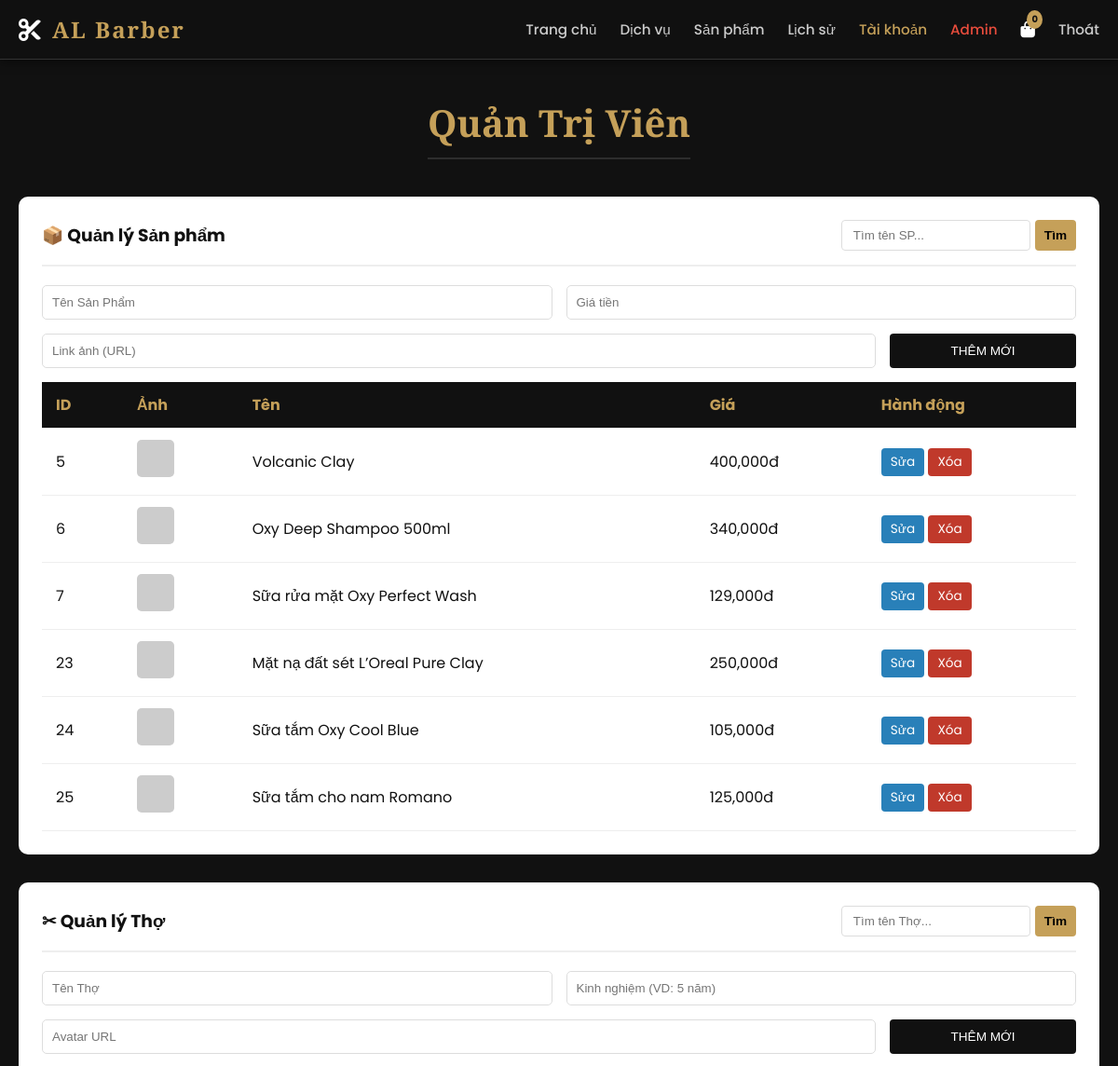
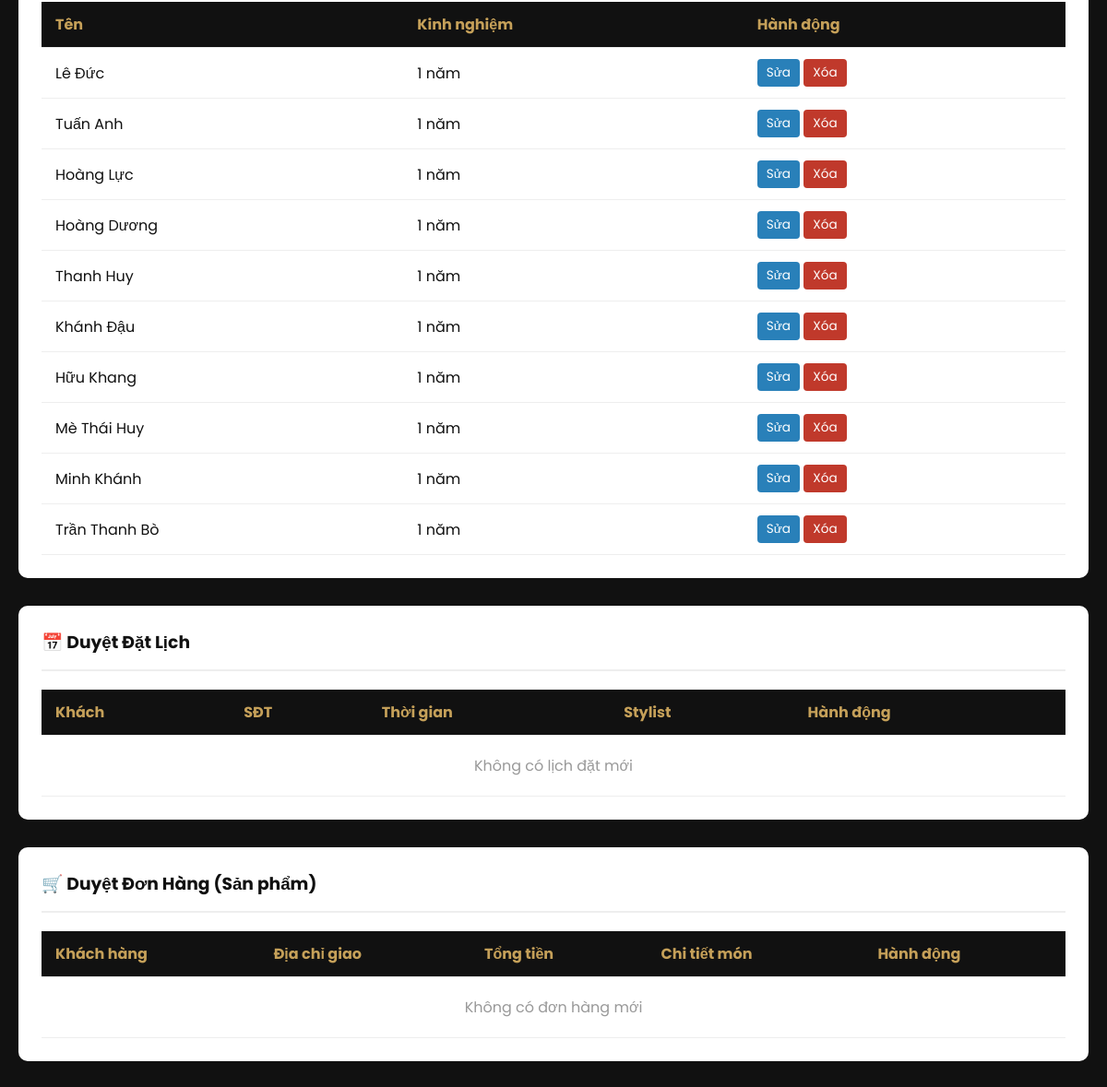
/index.php?page=admin (signed in), run on the app's committed database (2 pictures, top to bottom).
### tables this page shows
CREATE TABLE IF NOT EXISTS `products` (
  `id` int NOT NULL AUTO_INCREMENT,
  `name` varchar(100) NOT NULL,
  `price` int NOT NULL,
  `image` varchar(255) DEFAULT NULL,
  `description` text,
  PRIMARY KEY (`id`)
);

CREATE TABLE IF NOT EXISTS `stylists` (
  `id` int NOT NULL AUTO_INCREMENT,
  `name` varchar(100) NOT NULL,
  `experience` varchar(50) DEFAULT NULL,
  `avatar` varchar(255) DEFAULT NULL,
  PRIMARY KEY (`id`)
);

### pages/admin.php (the view, shortened to what this page needs)
<?php if (isset($_SESSION['role']) && $_SESSION['role']=='admin'): ?>
    <div class="container animate-fade">
        <div class="section-title"><h2>Quản Trị Viên</h2></div>
        <div class="admin-wrap">
            <div class="admin-header">
                <h3>📦 Quản lý Sản phẩm</h3>
                <form method="GET" class="search-form">
                    <input type="text" name="search_product" placeholder="Tìm tên SP..."
                           value="<?php echo isset($_GET['search_product']) ? htmlspecialchars($_GET['search_product']) : ''; ?>"
                           style="padding:8px 12px; border:1px solid #ddd; border-radius:4px; outline:none;">
                    <button type="submit" class="btn-action" style="background:var(--gold); color:black; font-weight:bold; border:none;">Tìm</button>
                </form>
            </div>
            <?php
            $p_edit = ['id'=>'', 'name'=>'', 'price'=>'', 'image'=>''];
            ?>
            <form method="POST">
                <div class="form-row">
                    <input type="text" name="p_name" placeholder="Tên Sản Phẩm" value="<?php echo $p_edit['name']; ?>" required>
                    <input type="number" name="p_price" placeholder="Giá tiền" value="<?php echo $p_edit['price']; ?>" required>
                </div>
                <div class="form-row">
                    <input type="text" name="p_image" placeholder="Link ảnh (URL)" value="<?php echo $p_edit['image']; ?>">
                    <button type="submit" name="save_product" class="btn-action" style="background:var(--black); width:100%; max-width:200px;">
                        <?php echo $p_edit['id'] ? 'CẬP NHẬT' : 'THÊM MỚI'; ?>
                    </button>
                </div>
            </form>
            <div style="overflow-x: auto;">
                <table>
                    <tr><th>ID</th><th>Ảnh</th><th>Tên</th><th>Giá</th><th>Hành động</th></tr>
                    <?php
                    $sql_p = "SELECT * FROM products";
                    $params_p = [];
                    $stmt = $conn->prepare($sql_p);
                    $stmt->execute($params_p);
                    while($r = $stmt->fetch()):
                    ?>
                    <tr>
                        <td><?php echo $r['id']; ?></td>
                        <td><img src="<?php echo $r['image']; ?>" style="width:40px; height:40px; object-fit:cover; border-radius:5px;" onerror="this.src='https://placehold.co/40'"></td>
                        <td><?php echo $r['name']; ?></td>
                        <td><?php echo number_format($r['price']); ?>đ</td>
                        <td>
                            <a href="index.php?page=admin&edit_p=<?php echo $r['id']; ?>" class="btn-action btn-edit">Sửa</a>
                            <a href="index.php?page=admin&delete_product=<?php echo $r['id']; ?>" onclick="return confirm('Xóa sản phẩm này?')" class="btn-action btn-delete">Xóa</a>
                        </td>
                    </tr>
                    <?php endwhile; ?>
                </table>
            </div>
        </div>
        <div class="admin-wrap">
            <div class="admin-header">
                <h3>✂ Quản lý Thợ</h3>
                <form method="GET" class="search-form">
                    <input type="text" name="search_stylist" placeholder="Tìm tên Thợ..."
                           value="<?php echo isset($_GET['search_stylist']) ? htmlspecialchars($_GET['search_stylist']) : ''; ?>"
                           style="padding:8px 12px; border:1px solid #ddd; border-radius:4px; outline:none;">
                    <button type="submit" class="btn-action" style="background:var(--gold); color:black; font-weight:bold; border:none;">Tìm</button>
                </form>
            </div>
            <?php
            $s_edit = ['id'=>'', 'name'=>'', 'experience'=>'', 'avatar'=>''];
            ?>
            <form method="POST">
                <div class="form-row">
                    <input type="text" name="s_name" placeholder="Tên Thợ" value="<?php echo $s_edit['name']; ?>" required>
                    <input type="text" name="s_exp" placeholder="Kinh nghiệm (VD: 5 năm)" value="<?php echo $s_edit['experience']; ?>" required>
                </div>
                <div class="form-row">
                    <input type="text" name="s_avatar" placeholder="Avatar URL" value="<?php echo $s_edit['avatar']; ?>">
                    <button type="submit" name="save_stylist" class="btn-action" style="background:var(--black); width:100%; max-width:200px;">
                        <?php echo $s_edit['id'] ? 'CẬP NHẬT' : 'THÊM MỚI'; ?>
                    </button>
                </div>
            </form>
            <div style="overflow-x: auto;">
                <table>
                    <tr><th>Tên</th><th>Kinh nghiệm</th><th>Hành động</th></tr>
                    <?php
                    $sql_s = "SELECT * FROM stylists";
                    $params_s = [];
                    $stmt = $conn->prepare($sql_s);
                    $stmt->execute($params_s);
                    while($r = $stmt->fetch()):
                    ?>
                    <tr>
                        <td><?php echo $r['name']; ?></td>
                        <td><?php echo $r['experience']; ?></td>
                        <td>
                            <a href="index.php?page=admin&edit_s=<?php echo $r['id']; ?>" class="btn-action btn-edit">Sửa</a>
                            <a href="index.php?page=admin&delete_stylist=<?php echo $r['id']; ?>" onclick="return confirm('Xóa thợ này?')" class="btn-action btn-delete">Xóa</a>
                        </td>
                    </tr>
                    <?php endwhile; ?>
                </table>
            </div>
        </div>
        <div class="admin-wrap">
            <div class="admin-header"><h3>📅 Duyệt Đặt Lịch</h3></div>
            <div style="overflow-x: auto;">
                <table>
                    <tr><th>Khách</th><th>SĐT</th><th>Thời gian</th><th>Stylist</th><th>Hành động</th></tr>
                    <?php
                    $stmt = $conn->prepare("SELECT * FROM bookings WHERE status='pending' ORDER BY created_at DESC");
                    $stmt->execute();
                    if($stmt->rowCount() == 0) echo "<tr><td colspan='5' style='text-align:center; color:#999; padding:20px'>Không có lịch đặt mới</td></tr>";
                    ?>
                </table>
            </div>
        </div>
        <div class="admin-wrap">
            <div class="admin-header"><h3>🛒 Duyệt Đơn Hàng (Sản phẩm)</h3></div>
            <div style="overflow-x: auto;">
                <table>
                    <tr>
                        <th>Khách hàng</th>
                        <th>Địa chỉ giao</th>
                        <th>Tổng tiền</th>
                        <th>Chi tiết món</th>
                        <th>Hành động</th>
                    </tr>
                    <?php
                    $stmt = $conn->prepare("SELECT * FROM orders WHERE status='pending' ORDER BY created_at DESC");
                    $stmt->execute();
                    if($stmt->rowCount() == 0) echo "<tr><td colspan='5' style='text-align:center; color:#999; padding:20px'>Không có đơn hàng mới</td></tr>";
                    ?>
                </table>
            </div>
        </div>
    </div>
<?php endif; ?>

### includes/header.php (style rules this page uses)
:root { --gold: #c5a059; --gold-light: #e6c888; --black: #111111; --dark: #1a1a1a; --gray: #2d2d2d; --text: #e0e0e0; --white: #ffffff; }
* { box-sizing: border-box; margin: 0; padding: 0; }
body { font-family: 'Poppins', sans-serif; background-color: var(--black); color: var(--text); overflow-x: hidden; }
a { text-decoration: none; color: inherit; transition: 0.3s ease; }
.admin-wrap { background: var(--white); color: var(--black); padding: 25px; border-radius: 10px; margin-bottom: 30px; overflow-x: auto; }
.admin-header { border-bottom: 2px solid #eee; margin-bottom: 20px; padding-bottom: 10px; }
.form-row { display: flex; gap: 15px; margin-bottom: 15px; flex-wrap: wrap; }
.form-row input, .form-row select { flex: 1; padding: 10px; border: 1px solid #ddd; border-radius: 5px; min-width: 200px; }
table { width: 100%; border-collapse: collapse; min-width: 600px; }
th, td { padding: 12px; text-align: left; border-bottom: 1px solid #eee; }
th { background: var(--black); color: var(--gold); }
.btn-action { padding: 5px 10px; border-radius: 4px; font-size: 0.85rem; color: white; border: none; cursor: pointer; text-decoration: none; display: inline-block; }
.btn-edit { background: #2980b9; }
.btn-delete { background: #c0392b; }
.container { max-width: 1200px; margin: 40px auto; padding: 0 20px; min-height: 60vh; }
.section-title { text-align: center; margin-bottom: 40px; }
.section-title h2 { font-family: 'Playfair Display', serif; font-size: 2.5rem; color: var(--gold); border-bottom: 2px solid var(--gray); padding-bottom: 10px; display: inline-block; }
.animate-fade { animation: fadeIn 1s ease forwards; opacity: 0; }

### pages/admin.php (style rules this page uses)
table { width: 100%; border-collapse: collapse; min-width: 800px; }
th, td { white-space: nowrap; padding: 12px 15px; }
.admin-header { display: flex; justify-content: space-between; align-items: center; flex-wrap: wrap; gap: 15px; margin-bottom: 20px; border-bottom: 2px solid #eee; padding-bottom: 15px; }
.search-form { display: flex; gap: 5px; }

### data on the page
products: id "5", name "Volcanic Clay", price "400,000"
products: id "6", name "Oxy Deep Shampoo 500ml", price "340,000"
products: id "7", name "Sữa rửa mặt Oxy Perfect Wash", price "129,000"
products: id "23", name "Mặt nạ đất sét L’Oreal Pure Clay", price "250,000"
products: id "24", name "Sữa tắm Oxy Cool Blue", price "105,000"
products: id "25", name "Sữa tắm cho nam Romano", price "125,000"
stylists: name "Lê Đức", experience "1 năm"
stylists: name "Tuấn Anh", experience "1 năm"
stylists: name "Hoàng Lực", experience "1 năm"
stylists: name "Hoàng Dương", experience "1 năm"
stylists: name "Thanh Huy", experience "1 năm"
stylists: name "Khánh Đậu", experience "1 năm"
stylists: name "Hữu Khang", experience "1 năm"
stylists: name "Mè Thái Huy", experience "1 năm"
stylists: name "Minh Khánh", experience "1 năm"
stylists: name "Trần Thanh Bò", experience "1 năm"
